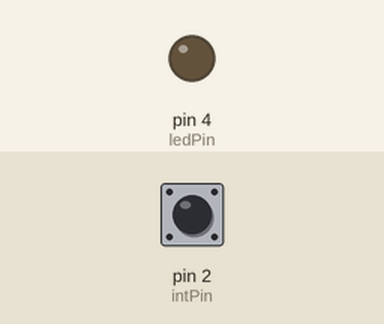
Simulated run of this sketch. Board: Arduino Uno, built with avr-gcc and run on an emulated ATmega328P. Parts: output pins drawn as LEDs (lit = HIGH). The test bench sets the inputs (shaded band); at power-on: pin 2 (intPin) HIGH.

Above: at 1.2 s.
1.3 s: pin 2 (intPin) pulled LOW for 0.15 s
At 1.6 s:
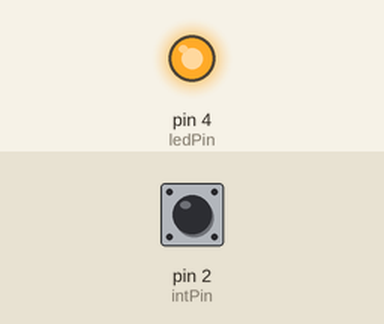
2.9 s: pin 2 (intPin) pulled LOW for 1 s
At 4.0 s:
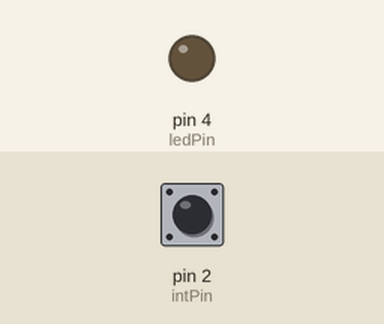
5.4 s: pin 2 (intPin) pulled LOW for 3.2 s
At 6.0 s:
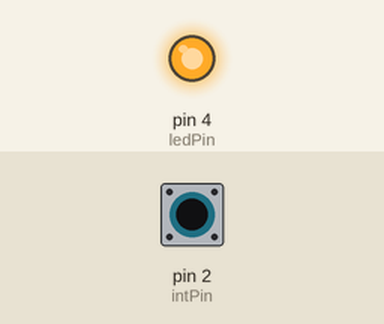
Timing chart, 0 to 8.4 s (numbered marks = the images above; inputs shaded):
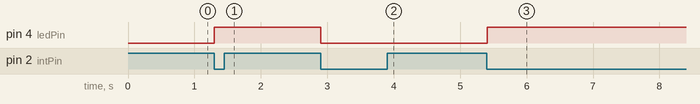

Measured:
- after the input at 1.3 s, pin 4 (ledPin): LOW → HIGH at once
- after the input at 2.9 s, pin 4 (ledPin): HIGH → LOW at once
- after the input at 5.4 s, pin 4 (ledPin): LOW → HIGH at once

The sketch:

MisInterrupt.ino
```cpp
// my test of interrupts, works on Duemilanove
// look: https://www.arduino.cc/en/Reference/AttachInterrupt

int intPin = 2;
int ledPin = 4;
volatile int showLed = 0;

void setup() {
  pinMode(intPin, INPUT_PULLUP);
  pinMode(ledPin, OUTPUT);
  // should be interrupt 0 for pin 2
  attachInterrupt(digitalPinToInterrupt(intPin), myInterrupt, FALLING);
}

void loop() {
  // int buttonState = digitalRead(intPin);
  digitalWrite(ledPin, showLed);
  delay(10);
}

void myInterrupt() {
  showLed = (showLed==HIGH ? LOW : HIGH);
}
```
